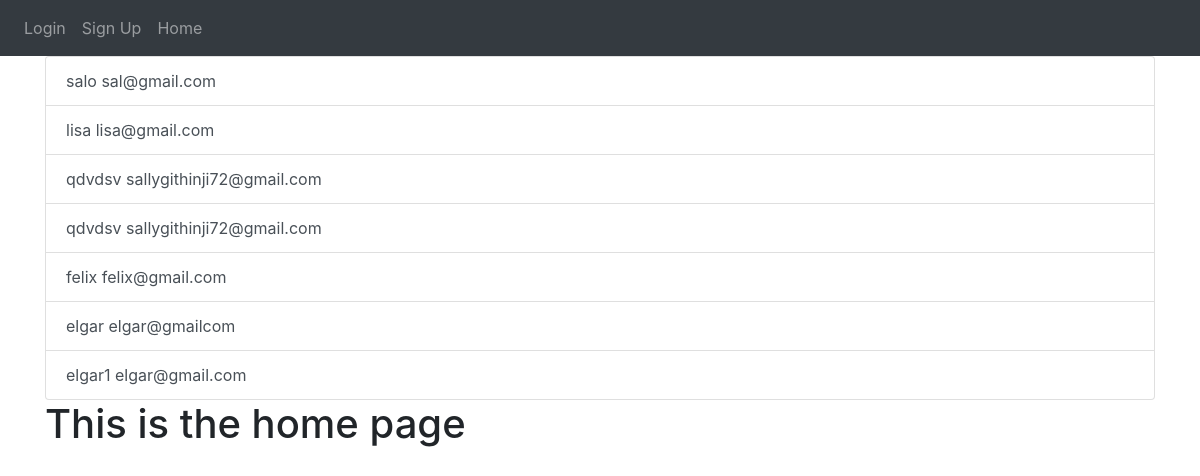
The page / on the database its author committed.
### website/models.py (models this page shows)
class User(db.Model,UserMixin):  # type: ignore
    id = db.Column(db.Integer,primary_key=True)
    email = db.Column(db.String(150))
    password = db.Column(db.String(150))
    first_name = db.Column(db.String(150))
    notes = db.relationship('Note')

### website/views.py (the view)
@views.route('/')
def home():
    users = User.query.all()
    return render_template("home.html",context={"users":users})

### website/templates/home.html (shortened to what this page needs)
{% extends "base.html"%}
{% block content %}
<div class="list-group">
    {% for user in context.users %}
      <div class="list-group-item list-group-item-action" > {{user.first_name}} {{user.email}}</div>
    {% endfor %}
  </div>
<h1>This is the home page</h1>
 {% endblock %}

### website/templates/base.html (shortened to what this page needs)
<!DOCTYPE html>
<html>
  <head>
    <link
      rel="stylesheet"
      href="https://stackpath.bootstrapcdn.com/bootstrap/4.4.1/css/bootstrap.min.css"
    />
    <link
      rel="stylesheet"
      href="https://stackpath.bootstrapcdn.com/font-awesome/4.7.0/css/font-awesome.min.css"
    />
  </head>
  <body>
    <nav class="navbar navbar-expand-lg navbar-dark bg-dark">
      <div class="collapse navbar-collapse" id="navbar">
        <div class="navbar-nav">
          {% if current_user.is_authenticated %}
          <a
          class="nav-item nav-link"
          id="logout"
          href="{{url_for('auth.logout')}}"
          >logout</a
        >
          {% else %}
          <a
            class="nav-item nav-link"
            id="login"
            href="{{url_for('auth.login')}}"
            >Login</a
          >
          <a
            class="nav-item nav-link"
            id="signUp"
            href="{{url_for('auth.signup')}}"
            >Sign Up</a
          >
          {% endif %}
          <a class="nav-item nav-link" id="home" href="/">Home</a>
        </div>
      </div>
    </nav>
    <div class="container">{% block content %} {% endblock %}</div>
  </body>
</html>

### rows shown on the page
User: first_name "salo", email "sal@gmail.com"
User: first_name "lisa", email "lisa@gmail.com"
User: first_name "qdvdsv", email "sallygithinji72@gmail.com"
User: first_name "qdvdsv", email "sallygithinji72@gmail.com"
User: first_name "felix", email "felix@gmail.com"
User: first_name "elgar", email "elgar@gmailcom"
User: first_name "elgar1", email "elgar@gmail.com"
